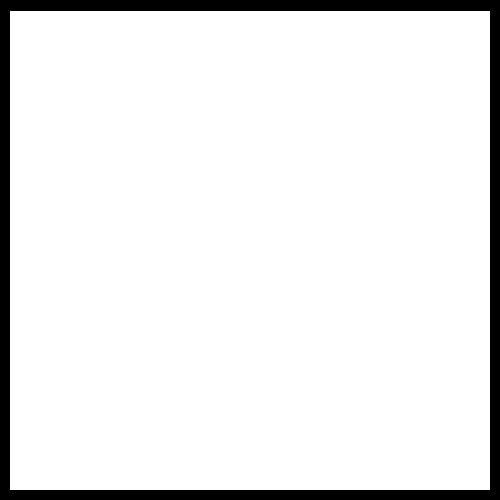
Frame 1 (no input)
Frame 60 (the mouse pressed at the canvas centre just before this capture): identical to frame 1, image omitted
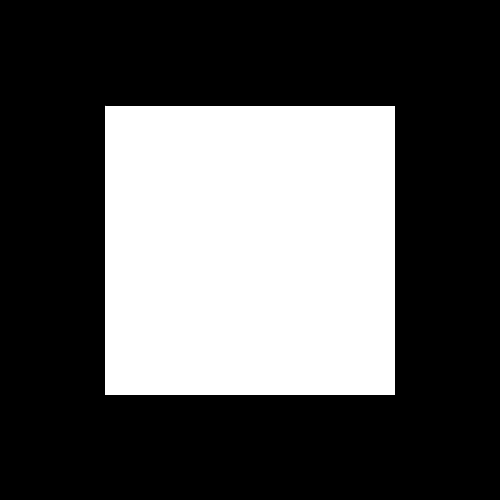
Frame 120 (the mouse held since frame 60 and released just before this capture)

The Processing sketch that drew these frames (run headless with seeded random() and noise(); from frame 60 on, the mouse is pressed at the canvas centre):

// Processing sketch: Utile_5_7_a_vertex_2D_les_variables_c_est_top
// ── Utile_5_7_a_vertex_2D_les_variables_c_est_top.pde
void setup() {
  size(500,500) ;
}

void draw() {
  background(0) ;
  
  float marge = map(mouseX, 0,width, 10, 200) ;
 
  beginShape() ;
  vertex(marge,marge) ;
  vertex(width -marge, marge) ;
  vertex(width-marge, height-marge) ;
  vertex(marge, height-marge) ;
  
  endShape() ;
  
}
